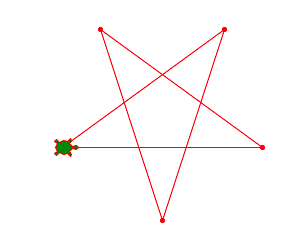

The script that drew this image:
# drawing a star
import turtle

a = 200
n = 5
m = 2

for i in range(n):
    turtle.forward(a)
    turtle.dot()
    turtle.left(360/n*m)

turtle.done()
